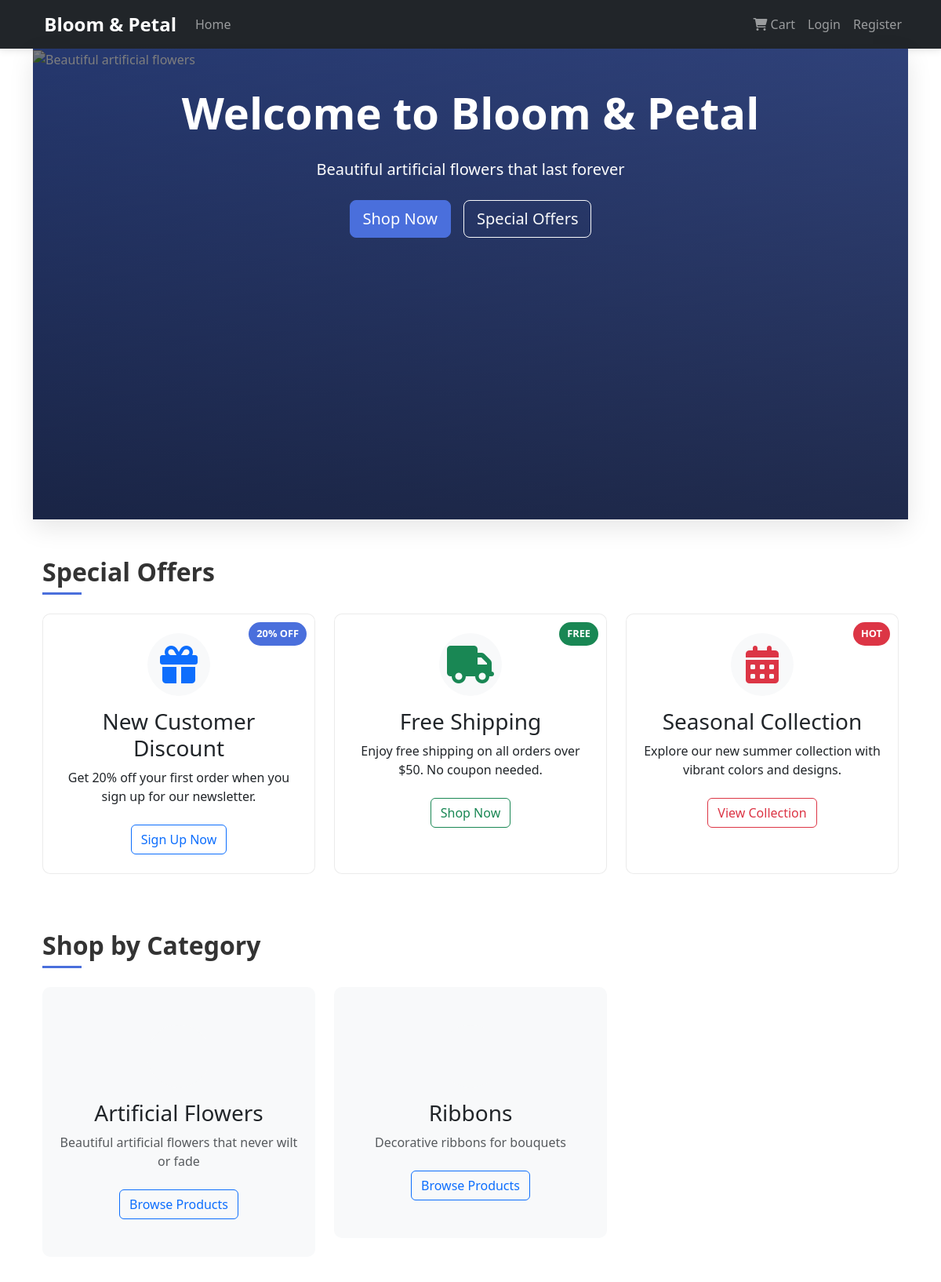
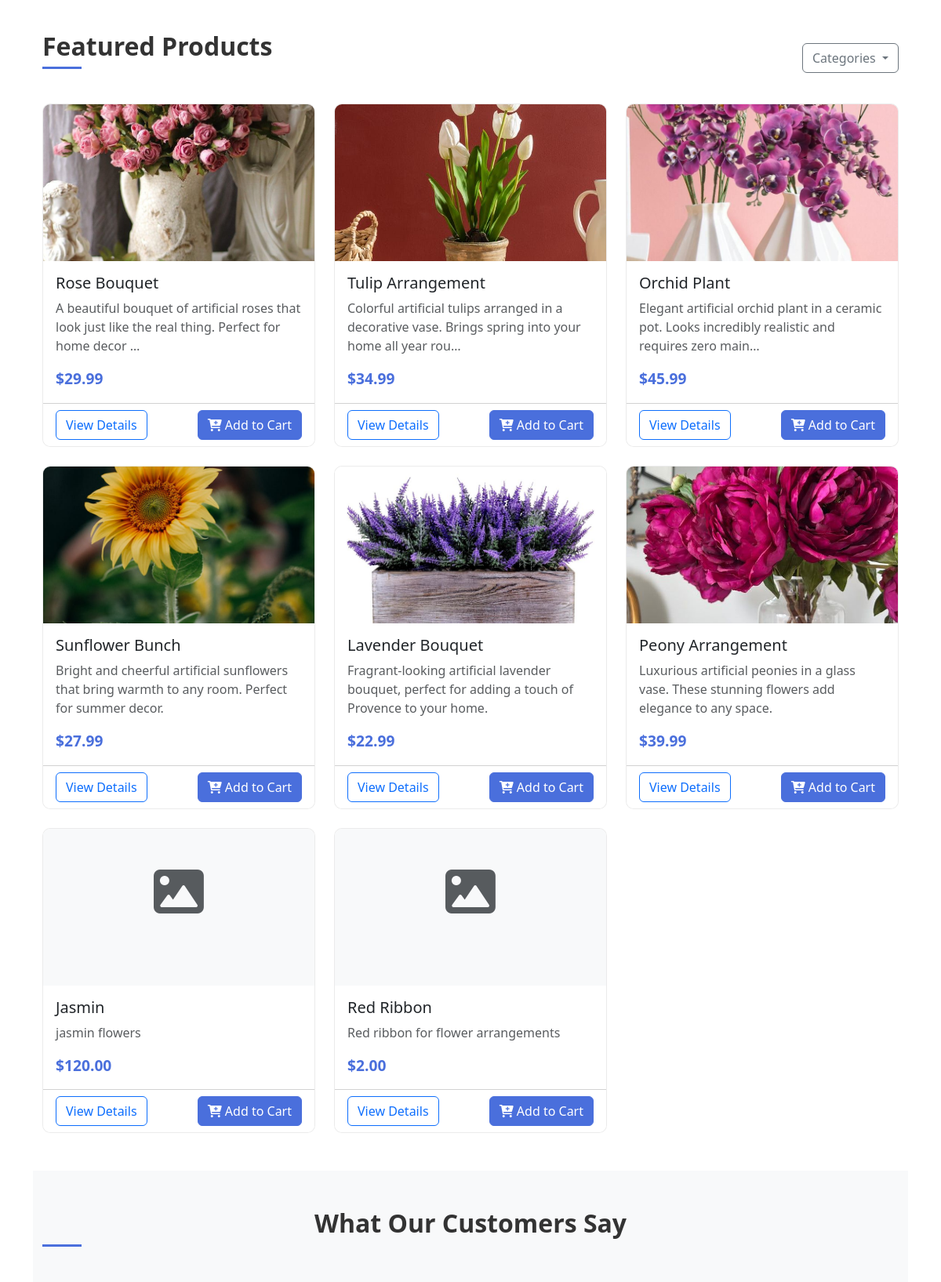
The page / (upper part) on the database its author committed (2 pictures, top to bottom).
### store/models.py (models this page shows, shortened)
class Category(models.Model):
    name = models.CharField(max_length=100)
    description = models.TextField(blank=True)
    class Meta:
        verbose_name_plural = 'Categories'

class Product(models.Model):
    name = models.CharField(max_length=200)
    description = models.TextField()
    price = models.DecimalField(max_digits=10, decimal_places=2)
    category = models.ForeignKey(Category, on_delete=models.CASCADE, related_name='products')
    image = models.ImageField(upload_to='products/', blank=True, null=True)
    stock = models.PositiveIntegerField(default=0)
    available = models.BooleanField(default=True)
    created = models.DateTimeField(auto_now_add=True)
    updated = models.DateTimeField(auto_now=True)

### store/views.py (the view)
# urls.py: path('', views.home, name='home'),
def home(request):
    products = Product.objects.filter(available=True)
    categories = Category.objects.all()
    return render(request, 'store/home.html', {
        'products': products,
        'categories': categories
    })

### store/templates/store/home.html (shortened to what this page needs)
{% extends 'store/base.html' %}
{% load static %}
{% block content %}
<section class="hero-section mb-5 position-relative">
    <div class="hero-image-container">
        <img src="https://i.pinimg.com/736x/30/cc/93/30cc935b90745e363cd9c9fc6271802e.jpg" class="hero-image" alt="Beautiful artificial flowers">
        <div class="hero-overlay"></div>
    </div>
    <div class="container position-relative">
        <div class="hero-content text-center py-5">
            <h1 class="display-4 fw-bold mb-4 text-white">Welcome to Bloom & Petal</h1>
            <p class="lead mb-4 text-white">Beautiful artificial flowers that last forever</p>
            <div class="d-flex justify-content-center gap-3">
                <a href="#products" class="btn btn-primary btn-lg">Shop Now</a>
                <a href="#special-offers" class="btn btn-outline-light btn-lg">Special Offers</a>
            </div>
        </div>
    </div>
</section>
<section id="special-offers" class="mb-5">
    <div class="container">
        <h2 class="section-title mb-4">Special Offers</h2>
        <div class="row">
            <div class="col-md-4 mb-4">
                <div class="card h-100 special-offer-card">
                    <div class="card-badge">20% OFF</div>
                    <div class="card-body text-center py-4">
                        <div class="offer-icon mb-3">
                            <i class="fas fa-gift fa-3x text-primary"></i>
                        </div>
                        <h3 class="card-title">New Customer Discount</h3>
                        <p class="card-text">Get 20% off your first order when you sign up for our newsletter.</p>
                        <a href="#" class="btn btn-outline-primary mt-2">Sign Up Now</a>
                    </div>
                </div>
            </div>
            <div class="col-md-4 mb-4">
                <div class="card h-100 special-offer-card">
                    <div class="card-badge bg-success">FREE</div>
                    <div class="card-body text-center py-4">
                        <div class="offer-icon mb-3">
                            <i class="fas fa-truck fa-3x text-success"></i>
                        </div>
                        <h3 class="card-title">Free Shipping</h3>
                        <p class="card-text">Enjoy free shipping on all orders over $50. No coupon needed.</p>
                        <a href="#products" class="btn btn-outline-success mt-2">Shop Now</a>
                    </div>
                </div>
            </div>
            <div class="col-md-4 mb-4">
                <div class="card h-100 special-offer-card">
                    <div class="card-badge bg-danger">HOT</div>
                    <div class="card-body text-center py-4">
                        <div class="offer-icon mb-3">
                            <i class="fas fa-calendar-alt fa-3x text-danger"></i>
                        </div>
                        <h3 class="card-title">Seasonal Collection</h3>
                        <p class="card-text">Explore our new summer collection with vibrant colors and designs.</p>
                        <a href="#" class="btn btn-outline-danger mt-2">View Collection</a>
                    </div>
                </div>
            </div>
        </div>
    </div>
</section>
<section class="mb-5">
    <div class="container">
        <h2 class="section-title mb-4">Shop by Category</h2>
        <div class="row">
            {% for cat in categories %}
            <div class="col-md-4 mb-4">
                <div class="category-card">
                    <a href="{% url 'category_products' cat.id %}" class="text-decoration-none">
                        <div class="card bg-light category-card-inner">
                            <div class="card-body text-center py-5">
                                <div class="category-icon mb-3">
                                </div>
                                <h3 class="card-title">{{ cat.name }}</h3>
                                {% if cat.description %}
                                <p class="card-text text-muted">{{ cat.description|truncatechars:60 }}</p>
                                {% endif %}
                                <span class="btn btn-outline-primary mt-2">Browse Products</span>
                            </div>
                        </div>
                    </a>
                </div>
            </div>
            {% empty %}
            <div class="col-12">
                <div class="alert alert-info">
                    No categories available yet.
                </div>
            </div>
            {% endfor %}
        </div>
    </div>
</section>
<section id="products" class="mb-5">
    <div class="container">
        <div class="d-flex justify-content-between align-items-center mb-4">
            <h2 class="section-title">
                {% if category %}
                    {{ category.name }}
                {% else %}
                    Featured Products
                {% endif %}
            </h2>
            {% if not category %}
            <div class="dropdown">
                <button class="btn btn-outline-secondary dropdown-toggle" type="button" id="categoryDropdown" data-bs-toggle="dropdown">
                    Categories
                </button>
            </div>
            {% endif %}
        </div>
        <div class="row row-cols-1 row-cols-md-3 g-4">
            {% for product in products %}
            <div class="col">
                <div class="card h-100 product-card">
                    {% if product.image %}
                    <div class="product-image-container">
                        <img src="{{ product.image.url }}" class="card-img-top" alt="{{ product.name }}">
                    </div>
                    {% else %}
                    <div class="card-img-top bg-light text-center py-5">
                        <i class="fas fa-image fa-4x text-muted"></i>
                    </div>
                    {% endif %}
                    <div class="card-body">
                        <h5 class="card-title">{{ product.name }}</h5>
                        <p class="card-text text-muted">{{ product.description|truncatechars:100 }}</p>
                        <p class="card-text fw-bold price">${{ product.price }}</p>
                    </div>
                    <div class="card-footer d-flex justify-content-between bg-white">
                        <a href="{% url 'product_detail' product.id %}" class="btn btn-outline-primary">View Details</a>
                        <a href="{% url 'add_to_cart' product.id %}" class="btn btn-primary">
                            <i class="fas fa-cart-plus"></i> Add to Cart
                        </a>
                    </div>
                </div>
            </div>
            {% empty %}
            <div class="col-12">
                <div class="alert alert-info">
                    No products available in this category.
                </div>
            </div>
            {% endfor %}
        </div>
    </div>
</section>
<section class="mb-5 bg-light py-5">
    <div class="container">
        <h2 class="section-title text-center mb-5">What Our Customers Say</h2>
    </div>
</section>
{% endblock %}

### static/css/main.css (style rules this page uses)
body { font-family: 'Segoe UI', Tahoma, Geneva, Verdana, sans-serif; color: #333; }
.section-title { position: relative; padding-bottom: 10px; margin-bottom: 20px; font-weight: 600; }
.section-title::after { content: ''; position: absolute; bottom: 0; left: 0; width: 50px; height: 3px; background-color: #4a6fdc; }
.hero-section { background: linear-gradient(135deg, #4a6fdc 0%, #6a8eff 100%); color: white; border-radius: 10px; overflow: hidden; box-shadow: 0 10px 30px rgba(0, 0, 0, 0.1); }
.hero-content { padding: 60px 20px; }
.category-card { transition: transform 0.3s; }
.card { transition: transform 0.3s, box-shadow 0.3s; border-radius: 8px; overflow: hidden; border: 1px solid rgba(0, 0, 0, 0.08); }
.card-img-top { height: 200px; object-fit: cover; }
.price { color: #4a6fdc; font-size: 1.2rem; }
.btn-primary { background-color: #4a6fdc; border-color: #4a6fdc; }
.special-offer-card { border-radius: 10px; overflow: hidden; transition: transform 0.3s, box-shadow 0.3s; position: relative; }
.card-badge { position: absolute; top: 10px; right: 10px; background-color: #4a6fdc; color: white; padding: 5px 10px; border-radius: 20px; font-weight: bold; font-size: 0.8rem; }
.offer-icon { width: 80px; height: 80px; border-radius: 50%; background-color: #f8f9fa; display: flex; align-items: center; justify-content: center; margin: 0 auto; }

### store/templates/store/home.html (style rules this page uses)
.hero-section { height: 600px; overflow: hidden; border-radius: 0; margin-top: -1.5rem; }
.hero-image-container { position: absolute; top: 0; left: 0; width: 100%; height: 100%; }
.hero-image { width: 100%; height: 100%; object-fit: cover; }
.hero-overlay { position: absolute; top: 0; left: 0; width: 100%; height: 100%; background: linear-gradient(rgba(0, 0, 0, 0.5), rgba(0, 0, 0, 0.7)); }
.hero-content { padding: 120px 20px; }
.special-offer-card { border-radius: 10px; overflow: hidden; transition: transform 0.3s, box-shadow 0.3s; position: relative; }
.card-badge { position: absolute; top: 10px; right: 10px; background-color: #4a6fdc; color: white; padding: 5px 10px; border-radius: 20px; font-weight: bold; font-size: 0.8rem; }
.offer-icon { width: 80px; height: 80px; border-radius: 50%; background-color: #f8f9fa; display: flex; align-items: center; justify-content: center; margin: 0 auto; }
.category-card-inner { border-radius: 10px; transition: transform 0.3s, box-shadow 0.3s; border: none; }
.category-icon { width: 80px; height: 80px; border-radius: 50%; background-color: #f8f9fa; display: flex; align-items: center; justify-content: center; margin: 0 auto; }
.product-card { border-radius: 10px; overflow: hidden; transition: transform 0.3s, box-shadow 0.3s; }
.product-image-container { position: relative; overflow: hidden; }

### rows shown on the page
Category: name "Artificial Flowers", description "Beautiful artificial flowers that never wilt or fade"
Category: name "Ribbons", description "Decorative ribbons for bouquets"
Product: image (picture), name "Rose Bouquet", description "A beautiful bouquet of artificial roses that look just like the real thing. Perfect for home decor …", price "29.99"
Product: image (picture), name "Tulip Arrangement", description "Colorful artificial tulips arranged in a decorative vase. Brings spring into your home all year rou…", price "34.99"
Product: image (picture), name "Orchid Plant", description "Elegant artificial orchid plant in a ceramic pot. Looks incredibly realistic and requires zero main…", price "45.99"
Product: image (picture), name "Sunflower Bunch", description "Bright and cheerful artificial sunflowers that bring warmth to any room. Perfect for summer decor.", price "27.99"
Product: image (picture), name "Lavender Bouquet", description "Fragrant-looking artificial lavender bouquet, perfect for adding a touch of Provence to your home.", price "22.99"
Product: image (picture), name "Peony Arrangement", description "Luxurious artificial peonies in a glass vase. These stunning flowers add elegance to any space.", price "39.99"
Product: name "Jasmin", description "jasmin flowers", price "120.00"
Product: name "Red Ribbon", description "Red ribbon for flower arrangements", price "2.00"
